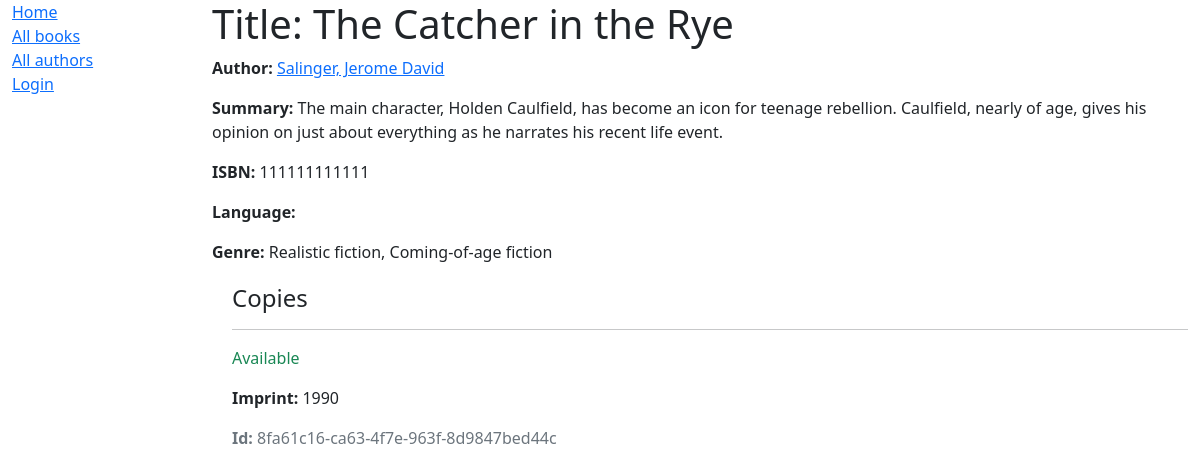
/catalog/book/1, run on the app's committed database.
### catalog/models.py (models this page shows, shortened)
class Book(models.Model):
    title = models.CharField(max_length=200)
    author = models.ForeignKey('Author', on_delete=models.SET_NULL, null=True)
    summary = models.TextField(max_length=1000, help_text='Enter a brief description of the book')
    isbn = models.CharField('ISBN', max_length=12, unique=True,
                            help_text=
                            '13 Character <a href="https://www.isbn-international.org/content/what-isbn")>ISBN number</a>')
    genre = models.ManyToManyField(Genre, help_text='Select a genre for this book')
    def display_genre(self):
        """Create a string for the Genre. This is required to display genre in Admin."""
        return ', '.join(genre.name for genre in self.genre.all()[:3])
    display_genre.short_description = 'Genre'

class Author(models.Model):
    first_name = models.CharField(max_length=100)
    last_name = models.CharField(max_length=100)
    date_of_birth = models.DateField(null=True, blank=True)
    date_of_death = models.DateField('Died', null=True, blank=True)
    class Meta:
        ordering = ['last_name', 'first_name']
    def get_absolute_url(self):
        return reverse('author-detail', args=[str(self.id)])
    def __str__(self):
        return f'{self.last_name}, {self.first_name}'

class Genre(models.Model):
    name = models.CharField(max_length=200, help_text='Enter a book genre (e.g. Science Fiction)')
    def __str__(self):
        return self.name

class BookInstance(models.Model):
    id = models.UUIDField(primary_key=True, default=uuid.uuid4, help_text=
    'Unique ID for this particular book across whole library')
    book = models.ForeignKey('Book', on_delete=models.RESTRICT, null=True)
    imprint = models.CharField(max_length=200)
    due_back = models.DateField(null=True, blank=True)
    LOAN_STATUS = (
        ('m', 'Maintenance'),
        ('o', 'On loan'),
        ('a', 'Available'),
        ('r', 'Reserved'),
    )
    status = models.CharField(
        max_length=1,
        choices=LOAN_STATUS,
        blank=True,
        default='m',
        help_text='Book availability',
    )
    class Meta:
        ordering = ['due_back']
    borrower = models.ForeignKey(User, on_delete=models.SET_NULL, null=True, blank=True)

### catalog/views.py (the view)
# urls.py: path('book/<int:pk>', views.BookDetailView.as_view(), name='book-detail'),
class BookDetailView(generic.DetailView):
    model = Book

### catalog/templates/catalog/book_detail.html (shortened to what this page needs)
{% extends "base_generic.html" %}
{% block content %}
  <h1>Title: {{ book.title }}</h1>
  <p><strong>Author:</strong> <a href="{{ book.author.get_absolute_url }}">{{ book.author }}</a></p>
  <p><strong>Summary:</strong> {{ book.summary }}</p>
  <p><strong>ISBN:</strong> {{ book.isbn }}</p>
  <p><strong>Language:</strong> {{ book.language }}</p>
  <p><strong>Genre:</strong> {{ book.genre.all|join:", " }}</p>
  <div style="margin-left:20px;margin-top:20px">
    <h4>Copies</h4>
    {% for copy in book.bookinstance_set.all %}
      <hr>
      <p class="{% if copy.status == 'a' %}text-success{% elif copy.status == 'm' %}text-danger{% else %}text-warning{% endif %}">
        {{ copy.get_status_display }}
      </p>
      <p><strong>Imprint:</strong> {{ copy.imprint }}</p>
      <p class="text-muted"><strong>Id:</strong> {{ copy.id }}</p>
    {% endfor %}
  </div>
{% endblock %}

### data on the page
Book: author "Salinger, Jerome David", summary "The main character, Holden Caulfield, has become an icon for teenage rebellion. Caulfield, nearly of age, gives his opinion on just about everything as he narrates his recent life event.", isbn "111111111111", genre.all "Realistic fiction, Coming-of-age fiction"
BookInstance: status "Available", imprint "1990", id "8fa61c16-ca63-4f7e-963f-8d9847bed44c"
